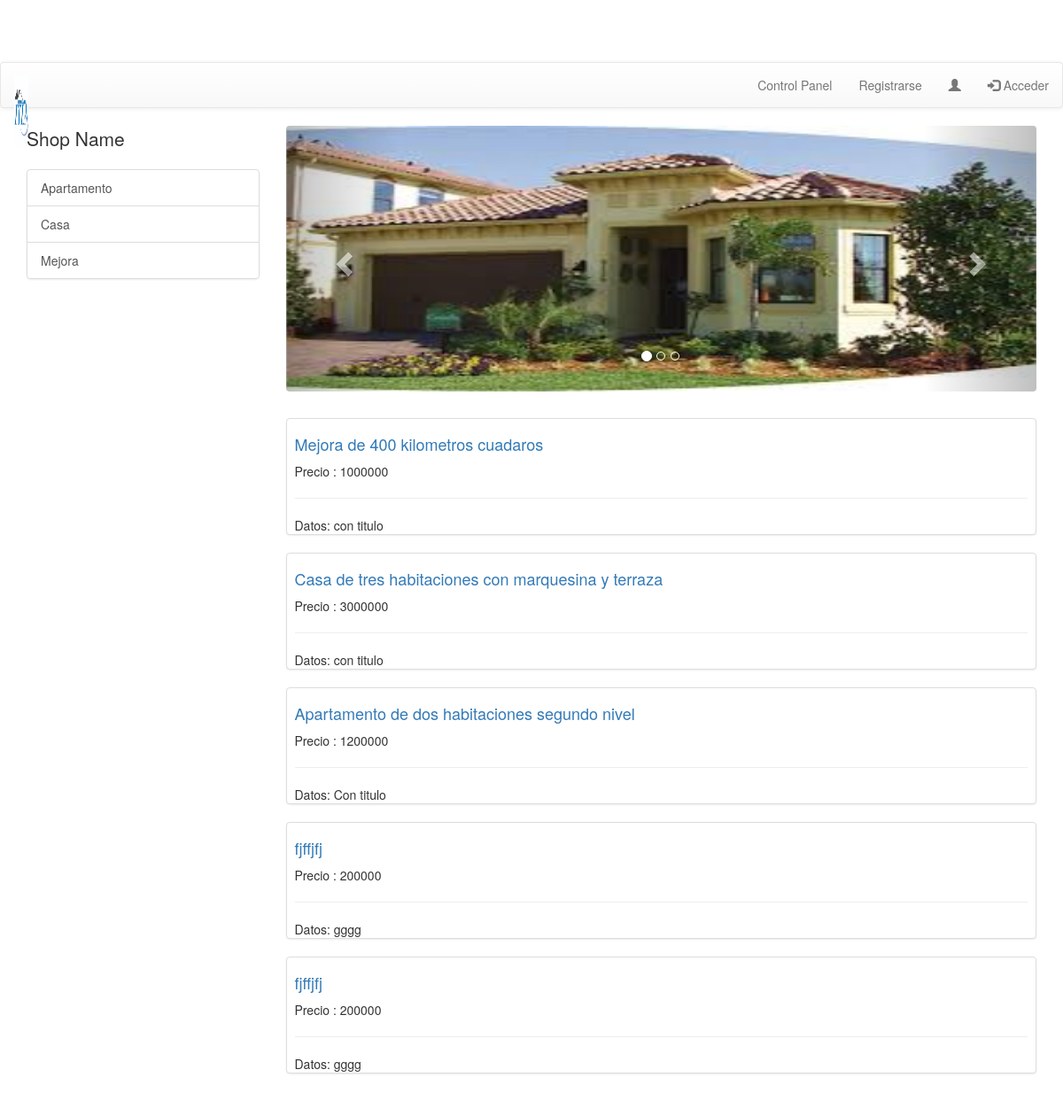
The page / on the database its author committed.
### tables this page shows
CREATE TABLE `anuncio` (
  `id` int(11) NOT NULL,
  `precio` float NOT NULL,
  `descripcion` varchar(200) NOT NULL,
  `Fecha` datetime NOT NULL DEFAULT CURRENT_TIMESTAMP,
  `id_usuario` int(11) NOT NULL,
  `id_inmueble` int(11) NOT NULL
);

CREATE TABLE `inmueble` (
  `numero_parcela` int(11) NOT NULL,
  `tipo` varchar(30) NOT NULL,
  `titulo` varchar(30) NOT NULL,
  `Direccion` varchar(100) NOT NULL,
  `foto` blob NOT NULL,
  `descripcion` varchar(200) NOT NULL,
  `id_usuario` int(11) NOT NULL
);

### application/controllers/Biblioteca_controler.php (called while the page is built, shortened)
<?php
class Biblioteca_controler extends CI_Controller {
  public function __construct()
    {
      $this->load->helper('url');
      $this->load->model('Registrar_model');
      $this->load->model('login_model');
      $this->load->library('form_validation');
    }
    public function index()
    {
      $data=array();
      $data['datos']=$this->Registrar_model->verAnuncio();
        $this->load->view('plantillas/front_end/header_view',$data);
        $this->load->view('front_end/index_view');
        $this->load->view('plantillas/front_end/footer_view');
    }
}
?>

### index.php (called while the page is built, shortened)
<?php
require_once BASEPATH.'core/CodeIgniter.php';

### application/models/Registrar_model.php (called while the page is built, shortened)
<?php
class Registrar_model extends CI_Model{
function verAnuncio(){
  $sql = $this->db->query("SELECT tipo,Direccion,foto,anuncio.descripcion descripcion,precio FROM inmueble inner join anuncio on numero_parcela=id_inmueble order by anuncio.id DESC ");
  return $sql->result_array();
}
}
?>

### application/views/front_end/index_view.php (the view, shortened to what this page needs)
<div class="container">
        <div class="row">
            <div class="col-md-3">
                <p class="lead">Shop Name</p>
                <div class="list-group">
                    <a href="#" class="list-group-item">Apartamento</a>
                    <a href="#" class="list-group-item">Casa</a>
                    <a href="#" class="list-group-item">Mejora </a>
                </div>
            </div>
            <div class="col-md-9">
                <div class="row carousel-holder">
                    <div class="col-md-12">
                        <div id="carousel-example-generic" class="carousel slide" data-ride="carousel">
                            <ol class="carousel-indicators">
                                <li data-target="#carousel-example-generic" data-slide-to="0" class="active"></li>
                                <li data-target="#carousel-example-generic" data-slide-to="1"></li>
                                <li data-target="#carousel-example-generic" data-slide-to="2"></li>
                            </ol>
                            <div class="carousel-inner">
                                <div class="item active">
                                    <img class="slide-image" src="<?php echo base_url('upload/casa.jpg'); ?>"id="slide"  alt="">
                                </div>
                            </div>
                            <a class="left carousel-control" href="#carousel-example-generic" data-slide="prev">
                                <span class="glyphicon glyphicon-chevron-left"></span>
                            </a>
                            <a class="right carousel-control" href="#carousel-example-generic" data-slide="next">
                                <span class="glyphicon glyphicon-chevron-right"></span>
                            </a>
                        </div>
                    </div>
                </div>
<?php foreach ($datos as $key): ?>
  <div class="row">
      <div class="col-sm-12 col-lg-12 col-md-4">
          <div class="thumbnail">
              <div class="caption">
                  <h4><a href="<?php echo base_url('index.php?/biblioteca_controler/mapa'); ?>"><?php echo  $key['descripcion']; ?></a>
                  </h4>
                  <p>Precio : <?php echo $key['precio'];?></p>
                  <hr>
                  <p>Datos: <?php echo $key['tipo']; ?></p>
              </div>
          </div>
      </div>
    </div>
<?php endforeach; ?>
            </div>
        </div>
    </div>

### application/views/plantillas/front_end/header_view.php (shortened to what this page needs)
<!DOCTYPE html>
<html>
  <head>
    <link rel="stylesheet" href="https://maxcdn.bootstrapcdn.com/bootstrap/3.3.7/css/bootstrap.min.css">
    <link rel="stylesheet" href="https://maxcdn.bootstrapcdn.com/bootstrap/3.3.7/css/bootstrap-theme.min.css">
  </head>
  <body>
  <nav class="navbar navbar-default" id="nav">
  <div class="container-fluid">
    <div class="navbar-header">
      <a class="navbar-brand" href="<?php echo base_url ('index.php?/Biblioteca_controler') ?> " ><img src="<?php echo base_url('upload/logo.jpg'); ?>"id="logo" alt="" /></a>
    </div>
    <ul class="nav navbar-nav navbar-right">
      <li><a href="<?php echo base_url('index.php?/login_controler/loginAdmind'); ?> "><span class=""></span>Control Panel</a></li>
      <li><a href="<?php echo base_url('index.php?/Biblioteca_controler/guardarRegistro'); ?> "><?php if(!$this->session->userdata('usuario')){ echo '<span class=""></span>Registrarse</a>';} ?></li>
      <li><a href="<?php echo base_url('index.php?/biblioteca_controler/confilmarDatosUsuarios'); ?> " values="cambiarcontra()"><span class="glyphicon glyphicon-user"></span> <?php echo  $this->session->userdata('usuario'); ?> </a></li>
      <li><a href="<?php if($this->session->userdata('usuario')){echo base_url('index.php?/login_controler/logaut');}else{echo base_url('index.php/login_controler');} ?> "><span class="glyphicon glyphicon-log-in"></span> <?php if($this->session->userdata('usuario')){echo "Salir";}else{echo "Acceder";} ?> </a></li>
    </ul>
  </div>
</nav>

### application/views/plantillas/front_end/footer_view.php (shortened to what this page needs)
  </body>
</html>

### application/views/plantillas/front_end/header_view.php (style rules this page uses)
#nav { color:#919195; }
#logo { height: 80px; width: 20%; }
#slide { height: 300px; width: 800%;; }

### application/views/front_end/index_view.php (style rules this page uses)
body { padding-top: 70px; }
.slide-image { width: 100%; }
.carousel-holder { margin-bottom: 30px; }
.carousel-control, .item { border-radius: 4px; }
.caption { height: 130px; overflow: hidden; }
.caption h4 { white-space: nowrap; }
.thumbnail { padding: 0; }

### rows shown on the page
anuncio: descripcion "Mejora de 400 kilometros cuadaros", precio "1000000", id_inmueble.tipo "con titulo"
anuncio: descripcion "Casa de tres habitaciones con marquesina y terraza", precio "3000000", id_inmueble.tipo "con titulo"
anuncio: descripcion "Apartamento de dos habitaciones segundo nivel", precio "1200000", id_inmueble.tipo "Con titulo"
anuncio: descripcion "fjffjfj", precio "200000", id_inmueble.tipo "gggg"
anuncio: descripcion "fjffjfj", precio "200000", id_inmueble.tipo "gggg"
